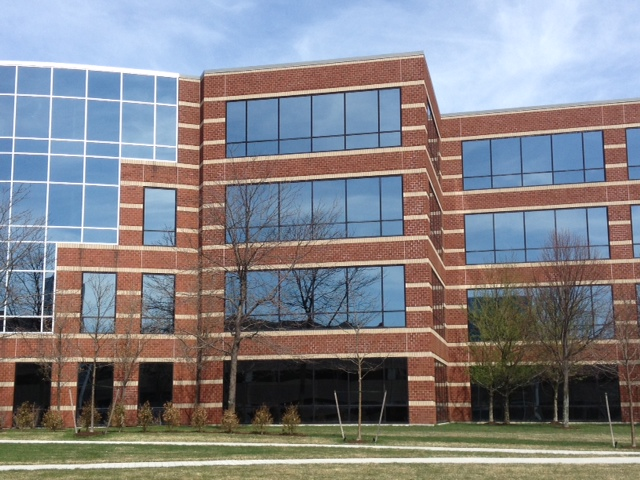
#> input picture vco_images/student_images/building4.JPG, 640 x 480 px
$ python exercise_05.py
#> lines starting #> are read from the running program, lines starting #| are printed output that depends on the picture
"""
@file     exercise_05.py

@author   Marcos Belda Martinez <mbelmar@etsinf.upv.es>
@date     October, 2024
@section  VCO-GIIROB
@brief    Combining image transformations with OvenCV.
"""

# ---------------------------------------------------------------------------- #
# NEEDED IMPORTS

import cv2
import math
import numpy as np

# ---------------------------------------------------------------------------- #
# EXERCISE 5.1

# Read a file, image_5_1
image_5_1 = cv2.imread("../vco_images/student_images/building4.JPG")
#> image_5_1 is the input picture: shape (480, 640, 3); mean B, G, R 135.1, 130.7, 131.9

# Show image_5_1 in a window using OpenCV
cv2.imshow("Imagen original", image_5_1)
cv2.waitKey(0)
cv2.destroyAllWindows()

# ---------------------------------------------------------------------------- #
# EXERCISE 5.2

# Read a file, image_5_2
image_5_2 = cv2.imread("../vco_images/student_images/building4.JPG")

# -10 degree (Counter-clockwise rotation)
angle = -10

# Rotation matrix
M_rotate = cv2.getRotationMatrix2D((0, 0), angle, 1)

# Aply M_inv matrix to image_5_2
image_5_2_transformed = cv2.warpAffine(image_5_2, M_rotate, (640, 480))
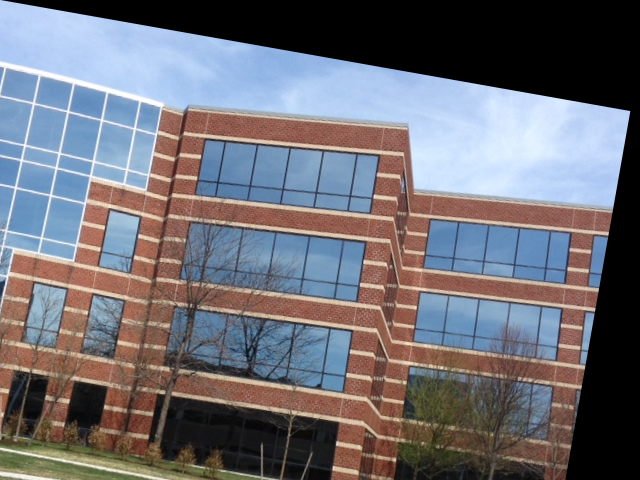
#> image_5_2_transformed: shape (480, 640, 3); mean B, G, R 117.4, 110.3, 111.3

# Show image_5_2 and image_5_2_transformed in a window using OpenCV
cv2.imshow("Original image", image_5_2)
cv2.imshow("Rotated image", image_5_2_transformed)
cv2.waitKey(0)
cv2.destroyAllWindows()

# ---------------------------------------------------------------------------- #
# EXERCISE 5.3

# Read a file, image_5_3
image_5_3 = cv2.imread("../vco_images/student_images/building4.JPG")

# Get the dimensions of the image
height, width = image_5_3.shape[:2]
#> height = 480; width = 640
center_x = width / 2
#> center_x = 320
center_y = height / 2
#> center_y = 240

# Calculate sin and cos of +10 degree
angle = 10
sin = math.sin(math.radians(angle))
cos = math.cos(math.radians(angle))

# Translation matrix
T_translate = np.array([
    [1, 0, 1000],
    [0, 1, 1000],
    [0, 0,    1]])

# Rotation matrix
T_rotate = np.array([
    [cos, -sin, 0],
    [sin,  cos, 0],
    [  0,    0, 1]])

# Scale matrix
T_scale = np.array([
    [2, 0, 0],
    [0, 2, 0],
    [0, 0, 1]])

# Center original to image center
T_center = np.array([
    [1, 0, -center_x],
    [0, 1, -center_y],
    [0, 0,        1]])
#> T_center = [[1, 0, -320], [0, 1, -240], [0, 0, 1]]

# Create the transform matrix
T = T_translate @ T_rotate @ T_scale @ T_center

# Aply T matrix to image_5_3
image_1_3_transformed = cv2.warpPerspective(image_5_3, T, (2000, 2000))
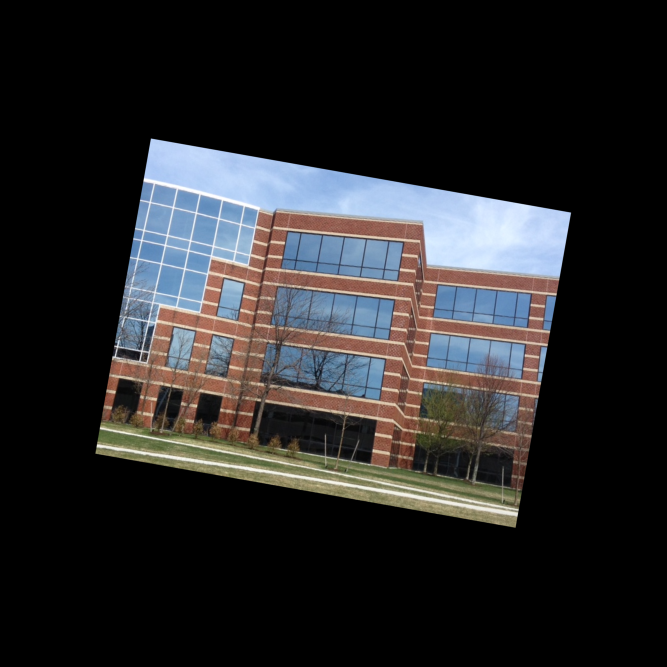
#> image_1_3_transformed: shape (2000, 2000, 3) (shown at 1/3 size); mean B, G, R 41.5, 40.1, 40.5

# Show image_5_3 and image_5_3_transformed in a window using OpenCV
cv2.imshow("Original image", image_5_3)
cv2.imshow("Rotated image", image_1_3_transformed)
cv2.waitKey(0)
cv2.destroyAllWindows()

# end of file #

$ run again, with vco_images/student_images/building5.JPG copied over vco_images/student_images/building4.JPG
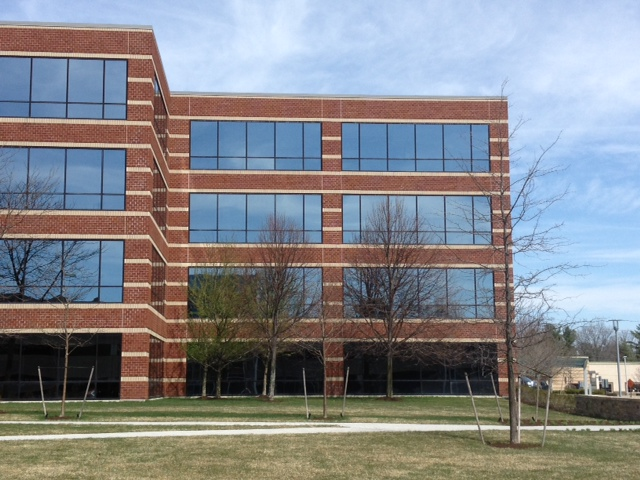
#> input picture vco_images/student_images/building5.JPG, 640 x 480 px
#> image_5_1 is the input picture: shape (480, 640, 3); mean B, G, R 139.6, 134.8, 132.6
#> `image_5_2_transformed = cv2.warpAffine(image_5_2, M_rotate, (640, 480))`:
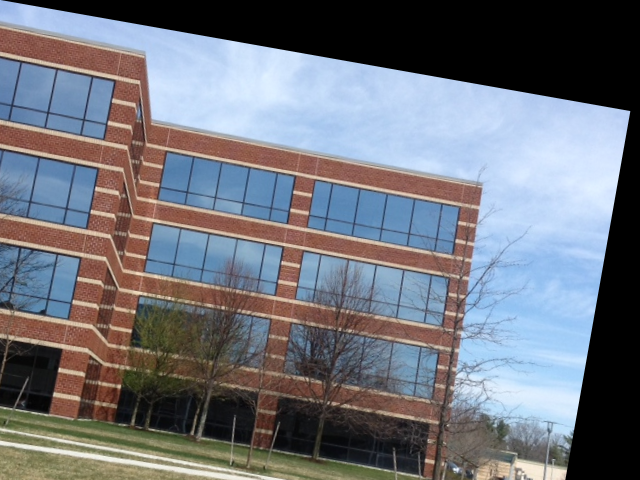
#> image_5_2_transformed: shape (480, 640, 3); mean B, G, R 123.5, 115.2, 112.3
#> `image_1_3_transformed = cv2.warpPerspective(image_5_3, T, (2000, 2000))`:
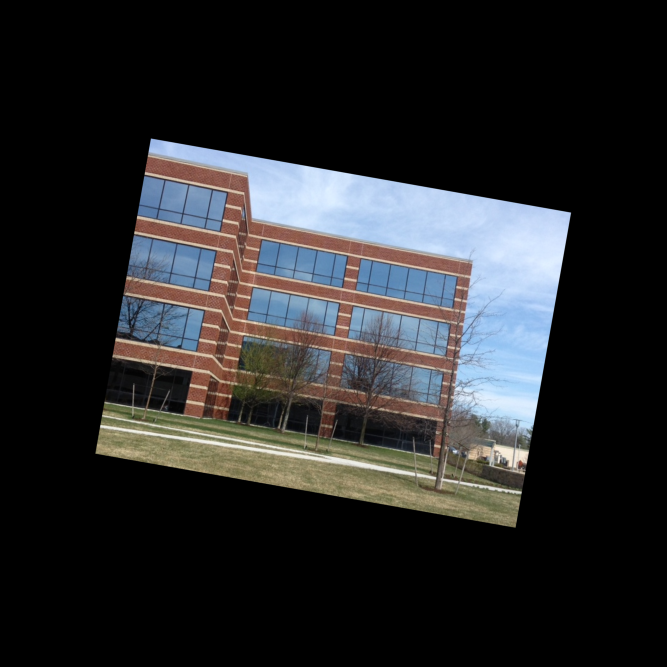
#> image_1_3_transformed: shape (2000, 2000, 3) (shown at 1/3 size); mean B, G, R 42.9, 41.4, 40.7

$ run again, with vco_images/student_images/AloeVera.jpg copied over vco_images/student_images/building4.JPG
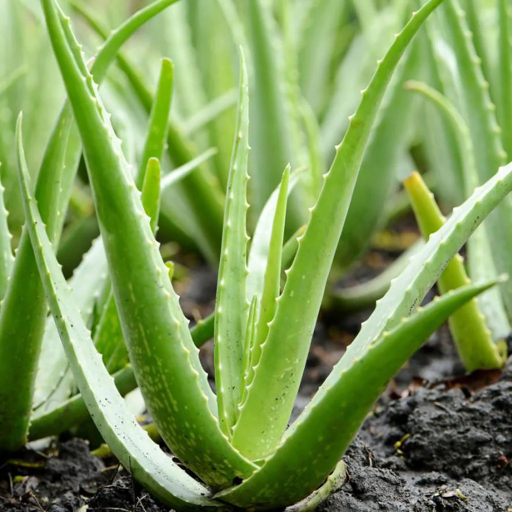
#> input picture vco_images/student_images/AloeVera.jpg, 1024 x 1024 px (shown at 1/2 size)
#> image_5_1 is the input picture: shape (1024, 1024, 3); mean B, G, R 87.2, 152.8, 124.7
#> `image_5_2_transformed = cv2.warpAffine(image_5_2, M_rotate, (640, 480))`:
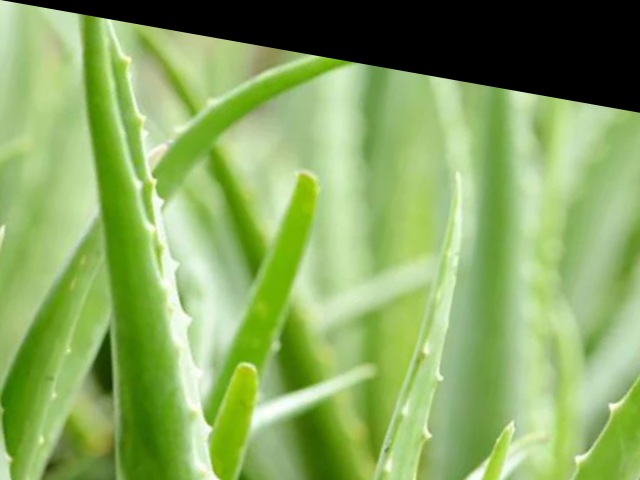
#> image_5_2_transformed: shape (480, 640, 3); mean B, G, R 95.5, 167.4, 135.2
#> `image_1_3_transformed = cv2.warpPerspective(image_5_3, T, (2000, 2000))`:
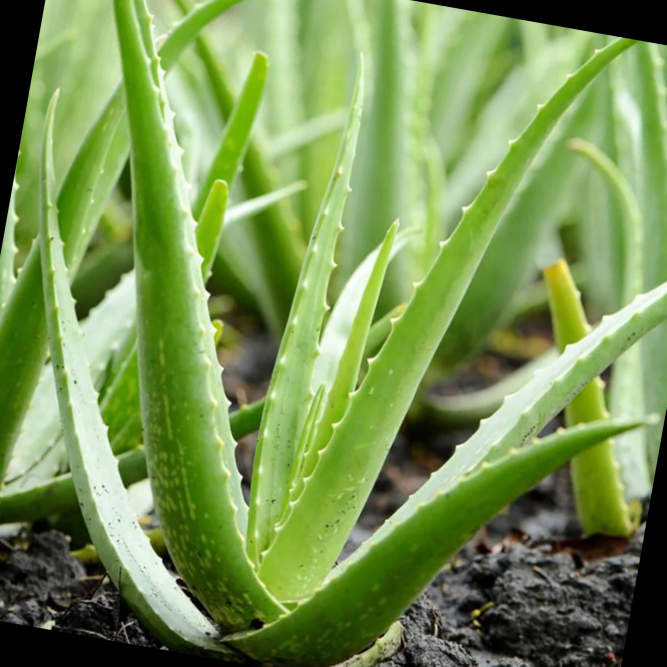
#> image_1_3_transformed: shape (2000, 2000, 3) (shown at 1/3 size); mean B, G, R 83, 146.6, 119.4

$ run again, with vco_images/student_images/AloeVera_02.jpg copied over vco_images/student_images/building4.JPG
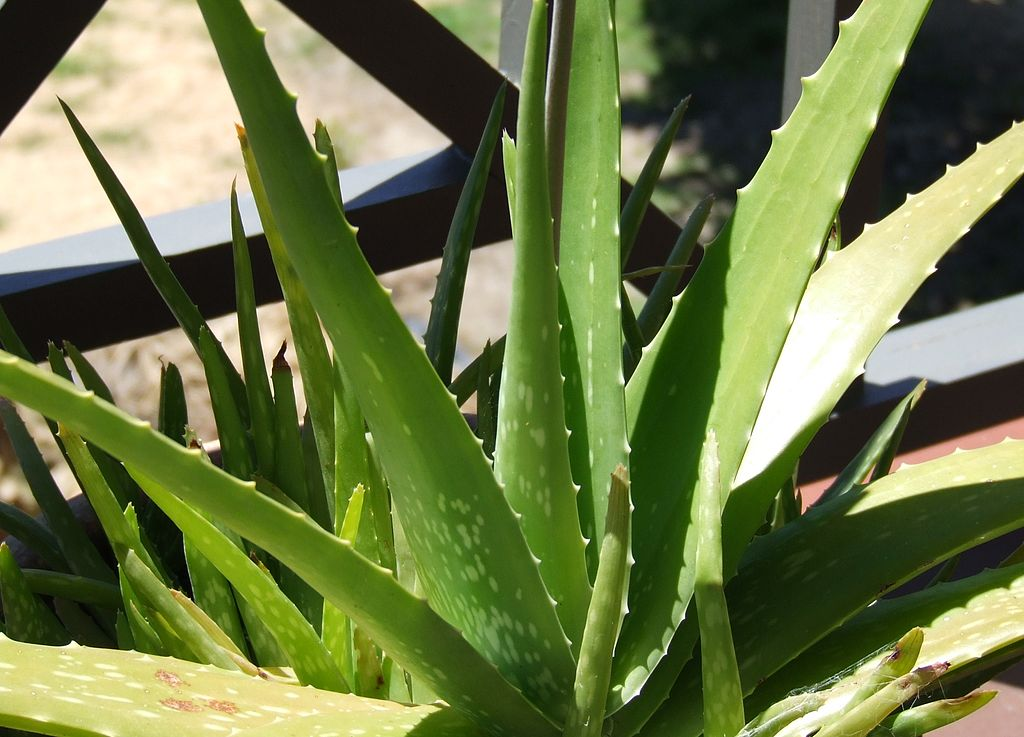
#> input picture vco_images/student_images/AloeVera_02.jpg, 1024 x 737 px
#> image_5_1 is the input picture: shape (737, 1024, 3); mean B, G, R 71.3, 120.2, 108.2
#> `image_5_2_transformed = cv2.warpAffine(image_5_2, M_rotate, (640, 480))`:
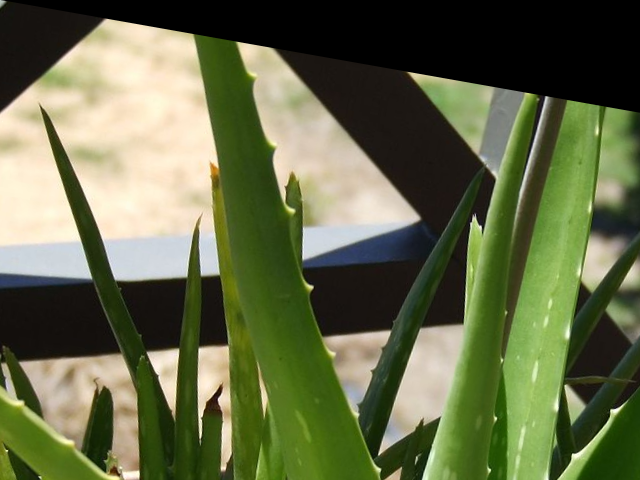
#> image_5_2_transformed: shape (480, 640, 3); mean B, G, R 72.8, 107, 100.7
#> `image_1_3_transformed = cv2.warpPerspective(image_5_3, T, (2000, 2000))`:
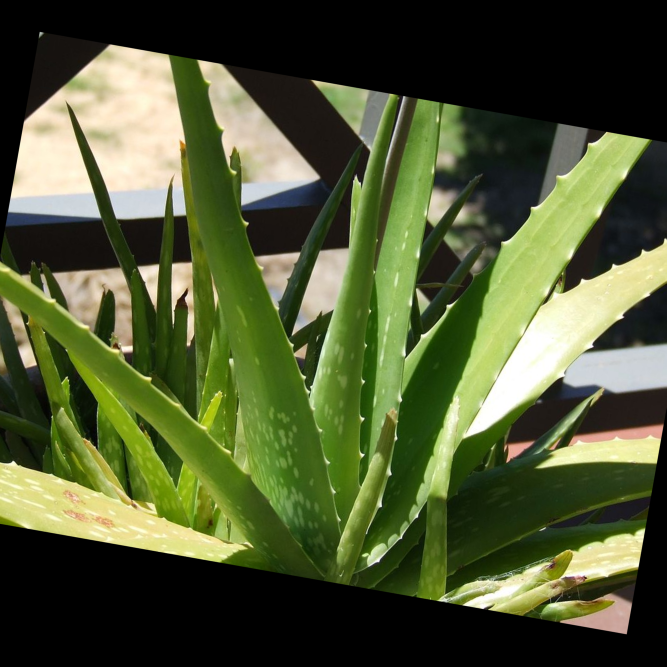
#> image_1_3_transformed: shape (2000, 2000, 3) (shown at 1/3 size); mean B, G, R 52.1, 88.1, 79.2
